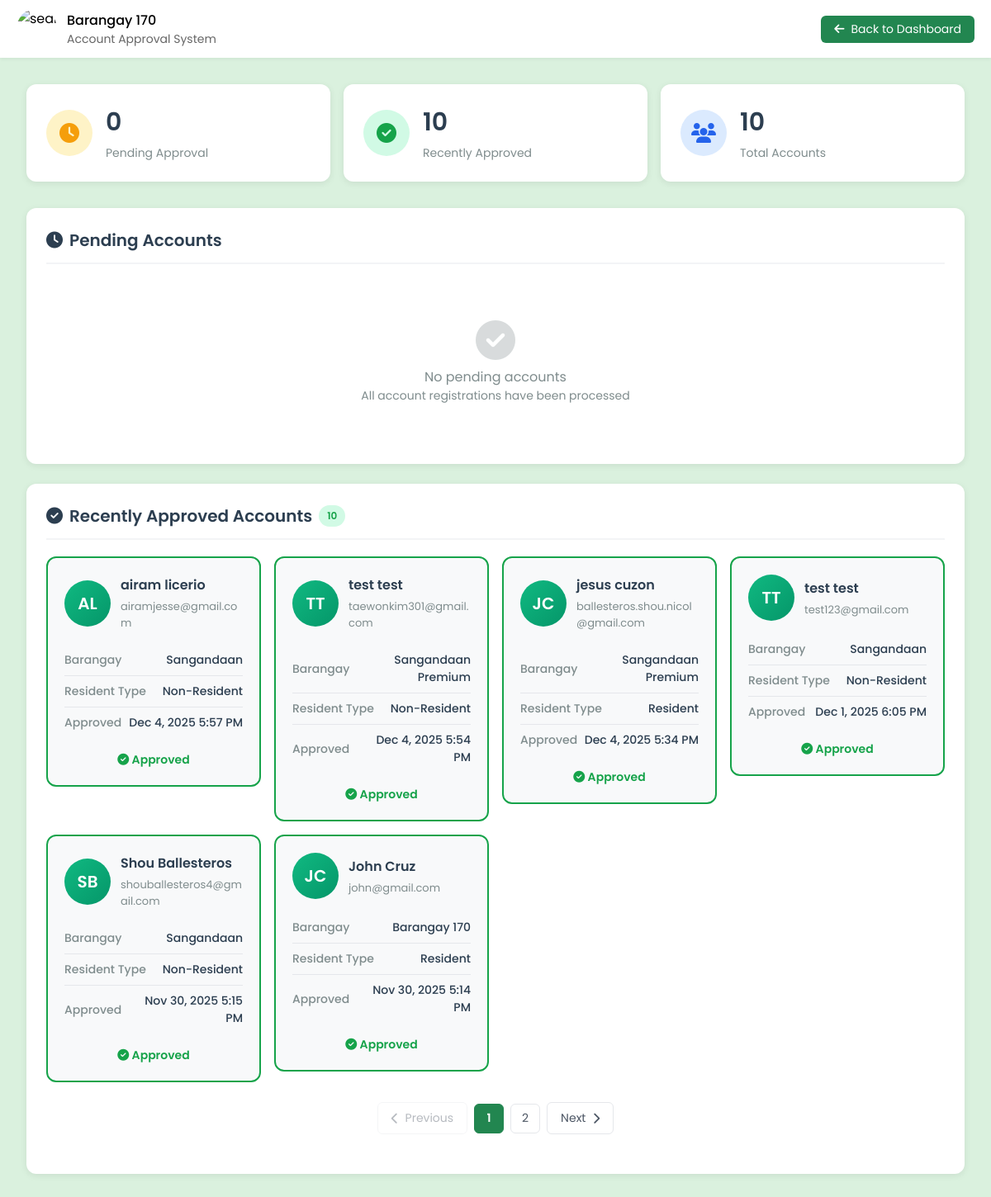
The app's page /account_approval.php (signed in) with its own data.
### tables this page shows
CREATE TABLE `account` (
  `id` int(11) NOT NULL,
  `usertype` varchar(55) NOT NULL DEFAULT '',
  `account_status` varchar(20) DEFAULT 'pending',
  `is_disabled` tinyint(1) DEFAULT 0,
  `first_name` varchar(100) NOT NULL,
  `middle_name` varchar(100) DEFAULT NULL,
  `last_name` varchar(100) NOT NULL,
  `contact_number` varchar(20) NOT NULL,
  `email` varchar(255) NOT NULL,
  `password` varchar(255) NOT NULL,
  `barangay` varchar(100) NOT NULL,
  `id_type` varchar(100) DEFAULT NULL,
  `resident_type` varchar(50) DEFAULT NULL,
  `file_path` varchar(255) NOT NULL,
  `profile_picture` varchar(255) DEFAULT NULL,
  `created_at` timestamp NOT NULL DEFAULT current_timestamp(),
  `updated_at` timestamp NOT NULL DEFAULT current_timestamp() ON UPDATE current_timestamp()
);

### account_approval.php (the view, shortened to what this page needs)
<?php
$servername = "localhost";
$username = "root";
$password = "";
$dbname = "users";
$conn = new mysqli($servername, $username, $password, $dbname);
$items_per_page = 6;
$page = isset($_GET['page']) ? max(1, intval($_GET['page'])) : 1;
$offset = ($page - 1) * $items_per_page;
$count_query = "SELECT COUNT(*) as total FROM account
                WHERE (account_status = 'pending' OR account_status IS NULL)
                AND (usertype = '' OR usertype IS NULL)";
$count_result = $conn->query($count_query);
$total_items = $count_result->fetch_assoc()['total'];
$pending_query = "SELECT id, first_name, middle_name, last_name, email, barangay, id_type, resident_type, file_path, created_at
                  FROM account
                  WHERE (account_status = 'pending' OR account_status IS NULL)
                  AND (usertype = '' OR usertype IS NULL)
                  ORDER BY created_at DESC
                  LIMIT $items_per_page OFFSET $offset";
$pending_result = $conn->query($pending_query);
$approved_items_per_page = 6;
$approved_page = isset($_GET['approved_page']) ? max(1, intval($_GET['approved_page'])) : 1;
$approved_offset = ($approved_page - 1) * $approved_items_per_page;
$approved_count_query = "SELECT COUNT(*) as total FROM account
                         WHERE account_status = 'approved'
                         AND (usertype = '' OR usertype IS NULL)";
$approved_count_result = $conn->query($approved_count_query);
$approved_total_items = $approved_count_result->fetch_assoc()['total'];
$approved_total_pages = ceil($approved_total_items / $approved_items_per_page);
$approved_query = "SELECT id, first_name, middle_name, last_name, email, barangay, id_type, resident_type, created_at, updated_at
                   FROM account
                   WHERE account_status = 'approved'
                   AND (usertype = '' OR usertype IS NULL)
                   ORDER BY updated_at DESC
                   LIMIT $approved_items_per_page OFFSET $approved_offset";
$approved_result = $conn->query($approved_query);
?>
<!DOCTYPE html>
<html lang="en">
<head>
  <link rel="stylesheet" href="https://cdnjs.cloudflare.com/ajax/libs/font-awesome/6.5.0/css/all.min.css">
</head>
<body>
  <div class="page-header">
    <div class="logo-section">
      <img src="https://encrypted-tbn0.gstatic.com/images?q=tbn:ANd9GcRTDCuh4kIpAtR-QmjA1kTjE_8-HSd8LSt3Gw&s" alt="seal">
      <div class="title-section">
        <div>Barangay 170</div>
        <div>Account Approval System</div>
      </div>
    </div>
    <div class="header-actions">
      <a href="admindashboard.php" class="btn">
        <i class="fas fa-arrow-left"></i>
        Back to Dashboard
      </a>
    </div>
  </div>
  <div class="main-content">
      <div class="stats-grid">
        <div class="stat-card">
          <div class="stat-icon pending">
            <i class="fas fa-clock"></i>
          </div>
          <div class="stat-info">
            <h3><?php echo $total_items; ?></h3>
              <p>Pending Approval</p>
            </div>
          </div>
      <div class="stat-card">
        <div class="stat-icon approved">
          <i class="fas fa-check-circle"></i>
        </div>
      <div class="stat-info">
        <h3><?php echo $approved_total_items; ?></h3>
          <p>Recently Approved</p>
        </div>
      </div>
      <div class="stat-card">
        <div class="stat-icon total">
          <i class="fas fa-users"></i>
        </div>
      <div class="stat-info">
        <h3><?php echo $total_items + $approved_total_items; ?></h3>
        <p>Total Accounts</p>
        </div>
      </div>
    </div>
    <div class="section">
      <div class="section-header">
        <h2 class="section-title">
          <i class="fas fa-clock"></i>
          Pending Accounts
        </h2>
      </div>
      <div class="accounts-grid">
        <?php if ($pending_result->num_rows > 0): ?>
          <?php while ($account = $pending_result->fetch_assoc()):
            $initials = strtoupper(substr($account['first_name'], 0, 1) . substr($account['last_name'], 0, 1));
          ?>
            <div class="account-card">
              <div class="account-header">
                <div class="account-avatar"><?php echo $initials; ?></div>
                <div class="account-info">
                  <h3><?php echo htmlspecialchars($account['first_name'] . ' ' . $account['last_name']); ?></h3>
                  <p><?php echo htmlspecialchars($account['email']); ?></p>
                </div>
              </div>
              <div class="account-details">
                <div class="detail-row">
                  <span class="detail-label">Barangay</span>
                  <span class="detail-value"><?php echo htmlspecialchars($account['barangay']); ?></span>
                </div>
                <div class="detail-row">
                  <span class="detail-label">ID Type</span>
                  <span class="detail-value capitalize">
                    <?php echo htmlspecialchars(str_replace('-', ' ', $account['id_type'])); ?>
                  </span>
                </div>
                <div class="detail-row">
                  <span class="detail-label">Resident Type</span>
                  <span class="detail-value capitalize"><?php echo htmlspecialchars($account['resident_type']); ?></span>
                </div>
                <div class="detail-row">
                  <span class="detail-label">Registered</span>
                  <span class="detail-value">
                    <?php echo date('M j, Y g:i A', strtotime($account['created_at'])); ?>
                  </span>
                </div>
              </div>
              <?php if (!empty($account['file_path']) && $account['file_path'] !== 'uploads/default.jpg'): ?>
                <div class="id-preview">
                  <button
                    class="id-preview-btn"
                    onclick="showIDModal('<?php echo htmlspecialchars($account['file_path']); ?>', '<?php echo htmlspecialchars($account['first_name'] . ' ' . $account['last_name']); ?>')"
                  >
                    <i class="fas fa-eye"></i> View ID Document
                  </button>
                </div>
              <?php endif; ?>
              <div class="action-buttons">
                <form method="POST" style="flex: 1; margin: 0;" onsubmit="return confirm('Are you sure you want to approve this account?');">
                  <input type="hidden" name="user_id" value="<?php echo $account['id']; ?>">
                  <input type="hidden" name="action" value="approve">
                  <button type="submit" class="btn-approve">
                    <i class="fas fa-check"></i>
                    Approve
                  </button>
                </form>
                <form method="POST" style="margin: 0;" onsubmit="return confirm('Are you sure you want to reject and delete this account? This action cannot be undone.');">
                  <input type="hidden" name="user_id" value="<?php echo $account['id']; ?>">
                  <input type="hidden" name="action" value="reject">
                  <button type="submit" class="btn-reject">
                    <i class="fas fa-times"></i>
                    Reject
                  </button>
                </form>
              </div>
            </div>
          <?php endwhile; ?>
        <?php else: ?>
          <div class="empty-state" style="grid-column: 1 / -1;">
            <i class="fas fa-check-circle"></i>
            <p>No pending accounts</p>
            <p style="font-size: 0.875rem;">All account registrations have been processed</p>
          </div>
        <?php endif; ?>
      </div>
    </div>
    <div class="section">
      <div class="section-header">
        <h2 class="section-title">
          <i class="fas fa-check-circle"></i>
          Recently Approved Accounts
          <?php if ($approved_total_items > 0): ?>
            <span class="badge-count" style="background: #d1fae5; color: #16a34a;"><?php echo $approved_total_items; ?></span>
          <?php endif; ?>
        </h2>
      </div>
      <div class="accounts-grid">
        <?php if ($approved_result->num_rows > 0): ?>
          <?php while ($account = $approved_result->fetch_assoc()):
            $initials = strtoupper(substr($account['first_name'], 0, 1) . substr($account['last_name'], 0, 1));
          ?>
            <div class="account-card" style="border-color: #16a34a;">
              <div class="account-header">
                <div class="account-avatar" style="background: linear-gradient(135deg, #10b981 0%, #059669 100%);">
                  <?php echo $initials; ?>
                </div>
                <div class="account-info">
                  <h3><?php echo htmlspecialchars($account['first_name'] . ' ' . $account['last_name']); ?></h3>
                  <p><?php echo htmlspecialchars($account['email']); ?></p>
                </div>
              </div>
              <div class="account-details">
                <div class="detail-row">
                  <span class="detail-label">Barangay</span>
                  <span class="detail-value"><?php echo htmlspecialchars($account['barangay']); ?></span>
                </div>
                <div class="detail-row">
                  <span class="detail-label">Resident Type</span>
                  <span class="detail-value capitalize"><?php echo htmlspecialchars($account['resident_type']); ?></span>
                </div>
                <div class="detail-row">
                  <span class="detail-label">Approved</span>
                  <span class="detail-value">
                    <?php echo date('M j, Y g:i A', strtotime($account['updated_at'])); ?>
                  </span>
                </div>
              </div>
              <div style="text-align: center; color: #16a34a; font-weight: 600; font-size: 0.875rem;">
                <i class="fas fa-check-circle"></i> Approved
              </div>
            </div>
          <?php endwhile; ?>
        <?php endif; ?>
      </div>
      <?php if ($approved_total_pages > 1): ?>
        <div class="pagination">
          <?php if ($approved_page > 1): ?>
            <a href="?page=<?php echo $page; ?>&approved_page=<?php echo ($approved_page - 1); ?>" class="pagination-btn">
              <i class="fas fa-chevron-left"></i>
              Previous
            </a>
          <?php else: ?>
            <button class="pagination-btn" disabled>
              <i class="fas fa-chevron-left"></i>
              Previous
            </button>
          <?php endif; ?>
          <?php
          $max_visible = 5;
          if ($approved_total_pages <= $max_visible) {
            for ($i = 1; $i <= $approved_total_pages; $i++) {
              $active_class = ($i == $approved_page) ? 'active' : '';
              echo "<a href='?page=$page&approved_page=$i' class='page-number $active_class'>$i</a>";
            }
          }
          ?>
          <?php if ($approved_page < $approved_total_pages): ?>
            <a href="?page=<?php echo $page; ?>&approved_page=<?php echo ($approved_page + 1); ?>" class="pagination-btn">
              Next
              <i class="fas fa-chevron-right"></i>
            </a>
          <?php endif; ?>
        </div>
      <?php endif; ?>
    </div>
    </div>
</body>
</html>

### records on screen
account: initials "AL", first_name+last_name "airam licerio", email "airamjesse@gmail.com", barangay "Sangandaan", resident_type "Non-Resident", updated_at "Dec 4, 2025 5:57 PM"
account: initials "TT", first_name+last_name "test test", email "taewonkim301@gmail.com", barangay "Sangandaan Premium", resident_type "Non-Resident", updated_at "Dec 4, 2025 5:54 PM"
account: initials "JC", first_name+last_name "jesus cuzon", email "ballesteros.shou.nicol@gmail.com", barangay "Sangandaan Premium", resident_type "Resident", updated_at "Dec 4, 2025 5:34 PM"
account: initials "TT", first_name+last_name "test test", email "test123@gmail.com", barangay "Sangandaan", resident_type "Non-Resident", updated_at "Dec 1, 2025 6:05 PM"
account: initials "SB", first_name+last_name "Shou Ballesteros", email "shouballesteros4@gmail.com", barangay "Sangandaan", resident_type "Non-Resident", updated_at "Nov 30, 2025 5:15 PM"
account: initials "JC", first_name+last_name "John Cruz", email "john@gmail.com", barangay "Barangay 170", resident_type "Resident", updated_at "Nov 30, 2025 5:14 PM"

### other values on screen
$total_items "0"
$approved_total_items "10"
$total_items + $approved_total_items "10"
